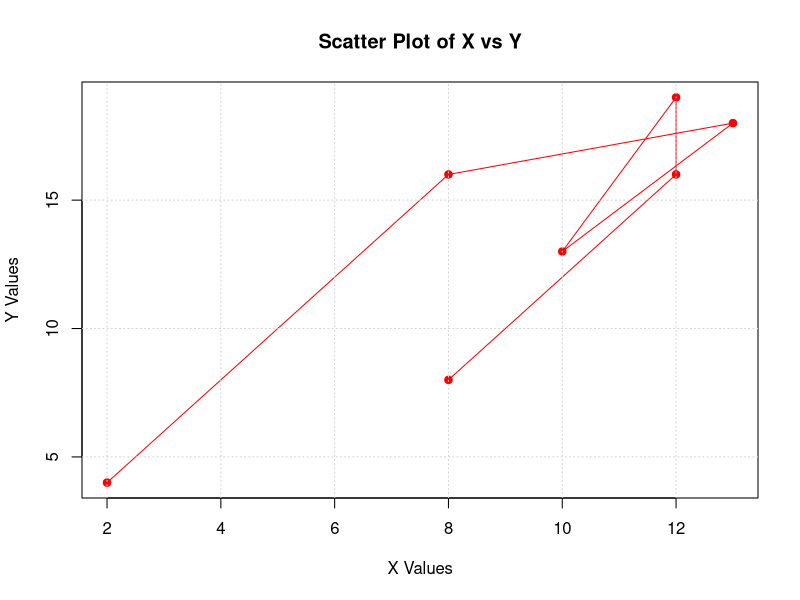

This figure's R source:
x <- c(2, 8, 13, 10, 12, 12, 8)
y <- c(4, 16, 18, 13, 19, 16, 8)

plot(x, y, 
     main = "Scatter Plot of X vs Y",
     type = "o",
     pch = 19,
     xlab = "X Values", 
     ylab = "Y Values", 
     col = "red")
grid()